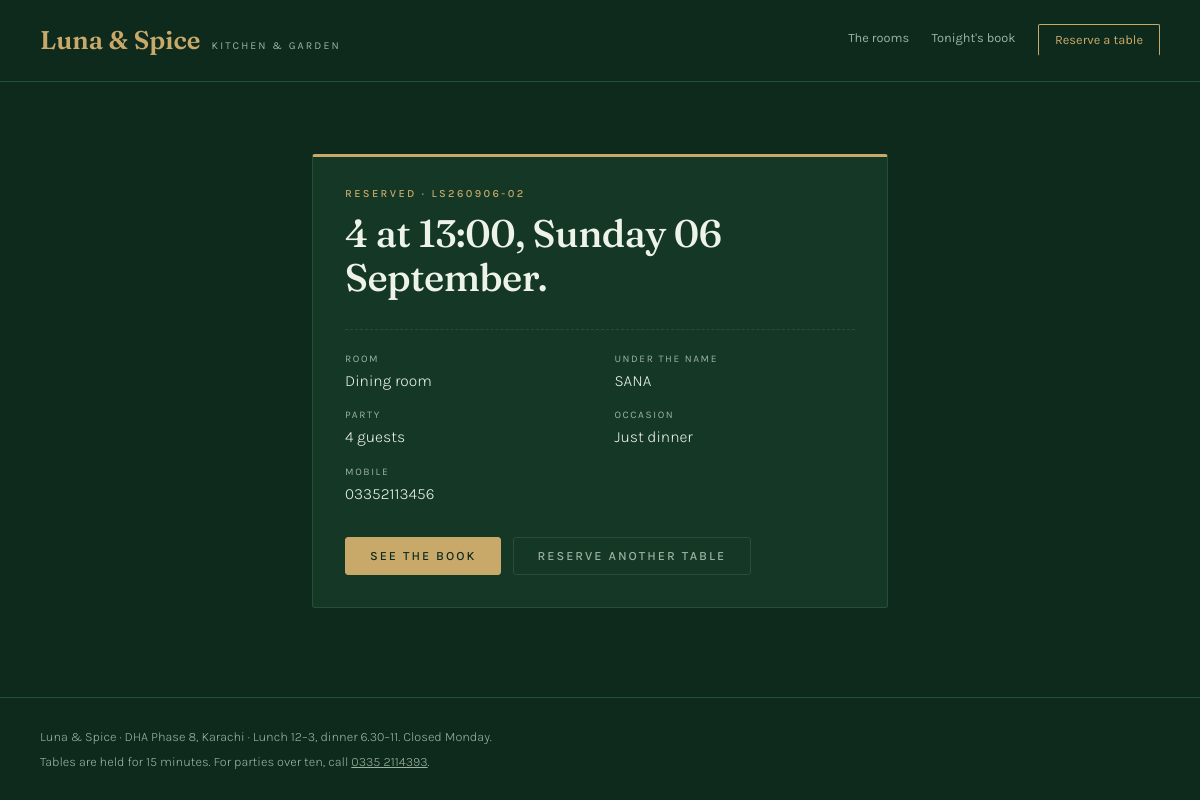
Screenshot of /reserved/LS260906-02 with the database file from the repository.
### tables this page shows
CREATE TABLE reservations (
    id         INTEGER PRIMARY KEY AUTOINCREMENT,
    ref        TEXT NOT NULL UNIQUE,
    area_id    TEXT NOT NULL,
    res_date   TEXT NOT NULL,
    res_time   TEXT NOT NULL,
    party      INTEGER NOT NULL,
    guest      TEXT NOT NULL,
    phone      TEXT NOT NULL,
    email      TEXT,
    occasion   TEXT,
    requests   TEXT,
    created_at TEXT NOT NULL
);

### app.py (the view)
@app.route("/reserved/<ref>")
def reserved(ref):
    row = get_db().execute("SELECT * FROM reservations WHERE ref = ?", (ref,)).fetchone()
    if row is None:
        return render_template("not_found.html"), 404
    return render_template("reserved.html", r=row, area=AREAS[row["area_id"]])

### app.py (called while the page is built)
def get_db():
    if "db" not in g:
        g.db = sqlite3.connect(DB_PATH)
        g.db.row_factory = sqlite3.Row
    return g.db

@app.template_filter("pretty_date")
def pretty_date(value):
    return datetime.strptime(value, "%Y-%m-%d").strftime("%A %d %B")

### templates/reserved.html (shortened to what this page needs)
{% extends "base.html" %}
{% block body %}
<section class="ticket">
  <p class="tag">Reserved &middot; {{ r.ref }}</p>
  <h1>{{ r.party }} at {{ r.res_time }}, {{ r.res_date | pretty_date }}.</h1>
  <dl class="ticket__grid">
    <div><dt>Room</dt><dd>{{ area.name }}</dd></div>
    <div><dt>Under the name</dt><dd>{{ r.guest }}</dd></div>
    <div><dt>Party</dt><dd>{{ r.party }} {{ 'guest' if r.party == 1 else 'guests' }}</dd></div>
    <div><dt>Occasion</dt><dd>{{ r.occasion }}</dd></div>
    <div><dt>Mobile</dt><dd>{{ r.phone }}</dd></div>
  </dl>
  <div class="ticket__actions">
    <a class="btn btn--brass" href="{{ url_for('book_list') }}">See the book</a>
    <a class="btn btn--outline" href="{{ url_for('reserve') }}">Reserve another table</a>
  </div>
</section>
{% endblock %}

### static/style.css (style rules this page uses)
:root { --forest: #0E2A1C; --panel: #143825; --panel-2: #1A4630; --line: #24503A; --brass: #C9A96A; --brass-dim: #8E7541; --leaf: #7FB069; --cream: #EEF3E9; --sage: #9DB3A1; --clay: #D98868; --pad: clamp(1.1rem, 4vw, 2.5rem); }
* { box-sizing: border-box; }
html { -webkit-text-size-adjust: 100%; }
body { margin: 0; background: var(--forest); color: var(--cream); font: 300 16px/1.65 "Karla", system-ui, sans-serif; min-height: 100vh; display: flex; flex-direction: column; }
a { color: inherit; }
h1, h2, h3 { margin: 0; font-family: "Fraunces", Georgia, serif; font-weight: 500; letter-spacing: -0.015em; }
.tag { margin: 0 0 0.8rem; font: 500 0.68rem/1 "Karla", sans-serif; text-transform: uppercase; letter-spacing: 0.22em; color: var(--brass); }
.btn { display: inline-block; padding: 0.75rem 1.5rem; border-radius: 3px; font: 500 0.78rem/1 "Karla", sans-serif; text-transform: uppercase; letter-spacing: 0.16em; text-decoration: none; cursor: pointer; border: 1px solid transparent; transition: background 0.18s ease, color 0.18s ease; }
.btn--brass { background: var(--brass); color: var(--forest); border-color: var(--brass); }
.btn--outline { background: transparent; color: var(--sage); border-color: var(--line); }
.ticket { max-width: 36rem; margin: 1rem auto; padding: 2rem; background: var(--panel); border: 1px solid var(--line); border-top: 3px solid var(--brass); border-radius: 3px; }
.ticket h1 { font-size: clamp(1.7rem, 5vw, 2.4rem); line-height: 1.14; }
.ticket__grid { display: grid; grid-template-columns: repeat(auto-fit, minmax(11rem, 1fr)); gap: 1rem 1.8rem; margin: 1.8rem 0 0; padding-top: 1.5rem; border-top: 1px dashed var(--line); }
.ticket__grid dt { font: 400 0.63rem/1 "Karla", sans-serif; text-transform: uppercase; letter-spacing: 0.16em; color: var(--sage); }
.ticket__grid dd { margin: 0.3rem 0 0; font-size: 0.98rem; }
.ticket__actions { display: flex; flex-wrap: wrap; gap: 0.7rem; margin-top: 1.8rem; }

### rows the page displays
reservations: ref "LS260906-02", party "4", res_time "13:00", res_date|pretty_date "Sunday 06 September", guest "SANA", party "guests", occasion "Just dinner", phone "03352113456"

### other values shown
{{ area.name }} "Dining room"
